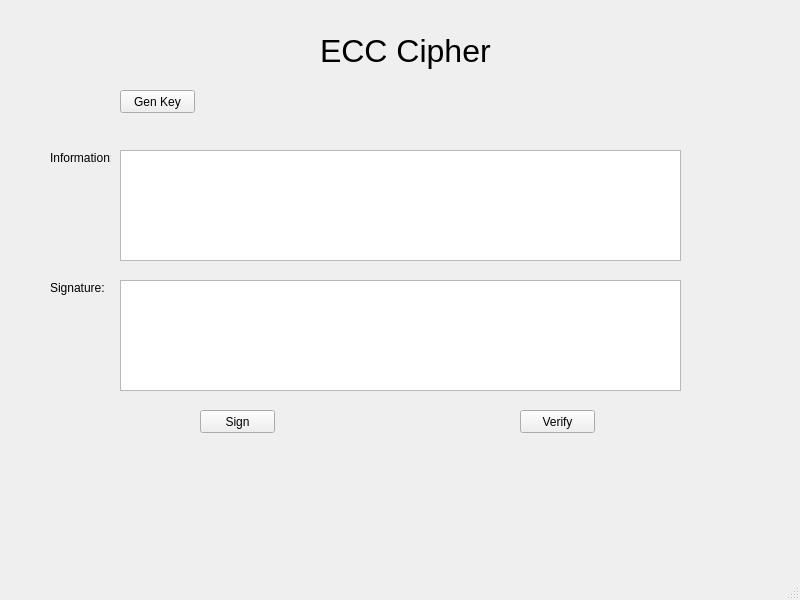
<?xml version="1.0" encoding="UTF-8"?>
<ui version="4.0">
 <class>MainWindow</class>
 <widget class="QMainWindow" name="MainWindow">
  <property name="geometry">
   <rect>
    <x>0</x>
    <y>0</y>
    <width>800</width>
    <height>600</height>
   </rect>
  </property>
  <property name="windowTitle">
   <string>MainWindow</string>
  </property>
  <widget class="QWidget" name="centralwidget">
   <widget class="QLabel" name="label">
    <property name="geometry">
     <rect>
      <x>320</x>
      <y>20</y>
      <width>171</width>
      <height>61</height>
     </rect>
    </property>
    <property name="font">
     <font>
      <pointsize>24</pointsize>
     </font>
    </property>
    <property name="text">
     <string>ECC Cipher</string>
    </property>
   </widget>
   <widget class="QPushButton" name="btn_gen">
    <property name="geometry">
     <rect>
      <x>120</x>
      <y>90</y>
      <width>75</width>
      <height>23</height>
     </rect>
    </property>
    <property name="text">
     <string>Gen Key</string>
    </property>
   </widget>
   <widget class="QLabel" name="label_2">
    <property name="geometry">
     <rect>
      <x>50</x>
      <y>150</y>
      <width>61</width>
      <height>16</height>
     </rect>
    </property>
    <property name="text">
     <string>Information:</string>
    </property>
   </widget>
   <widget class="QLabel" name="label_3">
    <property name="geometry">
     <rect>
      <x>50</x>
      <y>280</y>
      <width>61</width>
      <height>16</height>
     </rect>
    </property>
    <property name="text">
     <string>Signature:</string>
    </property>
   </widget>
   <widget class="QTextEdit" name="txt_inf">
    <property name="geometry">
     <rect>
      <x>120</x>
      <y>150</y>
      <width>561</width>
      <height>111</height>
     </rect>
    </property>
   </widget>
   <widget class="QTextEdit" name="txt_sig">
    <property name="geometry">
     <rect>
      <x>120</x>
      <y>280</y>
      <width>561</width>
      <height>111</height>
     </rect>
    </property>
   </widget>
   <widget class="QPushButton" name="btn_ver">
    <property name="geometry">
     <rect>
      <x>520</x>
      <y>410</y>
      <width>75</width>
      <height>23</height>
     </rect>
    </property>
    <property name="text">
     <string>Verify</string>
    </property>
   </widget>
   <widget class="QPushButton" name="btn_sig">
    <property name="geometry">
     <rect>
      <x>200</x>
      <y>410</y>
      <width>75</width>
      <height>23</height>
     </rect>
    </property>
    <property name="text">
     <string>Sign</string>
    </property>
   </widget>
  </widget>
  <widget class="QMenuBar" name="menubar">
   <property name="geometry">
    <rect>
     <x>0</x>
     <y>0</y>
     <width>800</width>
     <height>21</height>
    </rect>
   </property>
  </widget>
  <widget class="QStatusBar" name="statusbar"/>
 </widget>
 <resources/>
 <connections/>
</ui>
